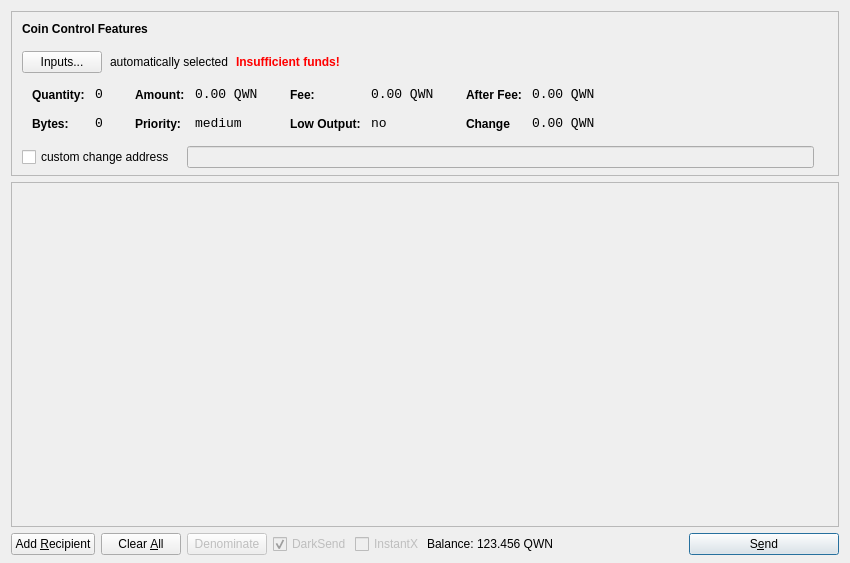
<?xml version="1.0" encoding="UTF-8"?>
<ui version="4.0">
 <class>SendCoinsDialog</class>
 <widget class="QDialog" name="SendCoinsDialog">
  <property name="geometry">
   <rect>
    <x>0</x>
    <y>0</y>
    <width>850</width>
    <height>563</height>
   </rect>
  </property>
  <property name="windowTitle">
   <string>Send Coins</string>
  </property>
  <layout class="QVBoxLayout" name="verticalLayout" stretch="0,1,0">
   <property name="bottomMargin">
    <number>8</number>
   </property>
   <item>
    <widget class="QFrame" name="frameCoinControl">
     <property name="sizePolicy">
      <sizepolicy hsizetype="Expanding" vsizetype="Expanding">
       <horstretch>0</horstretch>
       <verstretch>0</verstretch>
      </sizepolicy>
     </property>
     <property name="maximumSize">
      <size>
       <width>16777215</width>
       <height>16777215</height>
      </size>
     </property>
     <property name="frameShape">
      <enum>QFrame::StyledPanel</enum>
     </property>
     <property name="frameShadow">
      <enum>QFrame::Sunken</enum>
     </property>
     <layout class="QVBoxLayout" name="verticalLayoutCoinControl2">
      <property name="spacing">
       <number>6</number>
      </property>
      <property name="leftMargin">
       <number>0</number>
      </property>
      <property name="topMargin">
       <number>0</number>
      </property>
      <property name="rightMargin">
       <number>0</number>
      </property>
      <property name="bottomMargin">
       <number>6</number>
      </property>
      <item>
       <layout class="QVBoxLayout" name="verticalLayoutCoinControl" stretch="0,0,0,0,1">
        <property name="spacing">
         <number>0</number>
        </property>
        <property name="leftMargin">
         <number>10</number>
        </property>
        <property name="topMargin">
         <number>10</number>
        </property>
        <item>
         <layout class="QHBoxLayout" name="horizontalLayoutCoinControl1">
          <property name="bottomMargin">
           <number>15</number>
          </property>
          <item>
           <widget class="QLabel" name="labelCoinControlFeatures">
            <property name="sizePolicy">
             <sizepolicy hsizetype="Preferred" vsizetype="Maximum">
              <horstretch>0</horstretch>
              <verstretch>0</verstretch>
             </sizepolicy>
            </property>
            <property name="font">
             <font>
              <weight>75</weight>
              <bold>true</bold>
             </font>
            </property>
            <property name="styleSheet">
             <string notr="true">font-weight:bold;</string>
            </property>
            <property name="text">
             <string>Coin Control Features</string>
            </property>
           </widget>
          </item>
         </layout>
        </item>
        <item>
         <layout class="QHBoxLayout" name="horizontalLayoutCoinControl2" stretch="0,0,0,0">
          <property name="spacing">
           <number>8</number>
          </property>
          <property name="bottomMargin">
           <number>10</number>
          </property>
          <item>
           <widget class="QPushButton" name="pushButtonCoinControl">
            <property name="styleSheet">
             <string notr="true"/>
            </property>
            <property name="text">
             <string>Inputs...</string>
            </property>
           </widget>
          </item>
          <item>
           <widget class="QLabel" name="labelCoinControlAutomaticallySelected">
            <property name="text">
             <string>automatically selected</string>
            </property>
            <property name="margin">
             <number>5</number>
            </property>
           </widget>
          </item>
          <item>
           <widget class="QLabel" name="labelCoinControlInsuffFunds">
            <property name="font">
             <font>
              <weight>75</weight>
              <bold>true</bold>
             </font>
            </property>
            <property name="styleSheet">
             <string notr="true">color:red;font-weight:bold;</string>
            </property>
            <property name="text">
             <string>Insufficient funds!</string>
            </property>
            <property name="margin">
             <number>5</number>
            </property>
           </widget>
          </item>
          <item>
           <spacer name="horizontalSpacerCoinControl">
            <property name="orientation">
             <enum>Qt::Horizontal</enum>
            </property>
            <property name="sizeHint" stdset="0">
             <size>
              <width>40</width>
              <height>1</height>
             </size>
            </property>
           </spacer>
          </item>
         </layout>
        </item>
        <item>
         <widget class="QWidget" name="widgetCoinControl" native="true">
          <property name="sizePolicy">
           <sizepolicy hsizetype="Preferred" vsizetype="Preferred">
            <horstretch>0</horstretch>
            <verstretch>0</verstretch>
           </sizepolicy>
          </property>
          <property name="minimumSize">
           <size>
            <width>0</width>
            <height>0</height>
           </size>
          </property>
          <property name="styleSheet">
           <string notr="true"/>
          </property>
          <layout class="QHBoxLayout" name="horizontalLayoutCoinControl5">
           <property name="margin">
            <number>0</number>
           </property>
           <item>
            <layout class="QHBoxLayout" name="horizontalLayoutCoinControl3" stretch="0,0,0,1">
             <property name="spacing">
              <number>20</number>
             </property>
             <property name="topMargin">
              <number>0</number>
             </property>
             <property name="bottomMargin">
              <number>10</number>
             </property>
             <item>
              <layout class="QFormLayout" name="formLayoutCoinControl1">
               <property name="horizontalSpacing">
                <number>10</number>
               </property>
               <property name="verticalSpacing">
                <number>14</number>
               </property>
               <property name="leftMargin">
                <number>10</number>
               </property>
               <property name="topMargin">
                <number>4</number>
               </property>
               <property name="rightMargin">
                <number>6</number>
               </property>
               <item row="0" column="0">
                <widget class="QLabel" name="labelCoinControlQuantityText">
                 <property name="styleSheet">
                  <string notr="true">font-weight:bold;</string>
                 </property>
                 <property name="text">
                  <string>Quantity:</string>
                 </property>
                 <property name="margin">
                  <number>0</number>
                 </property>
                </widget>
               </item>
               <item row="0" column="1">
                <widget class="QLabel" name="labelCoinControlQuantity">
                 <property name="font">
                  <font>
                   <family>Monospace</family>
                   <pointsize>10</pointsize>
                  </font>
                 </property>
                 <property name="cursor">
                  <cursorShape>IBeamCursor</cursorShape>
                 </property>
                 <property name="contextMenuPolicy">
                  <enum>Qt::ActionsContextMenu</enum>
                 </property>
                 <property name="text">
                  <string>0</string>
                 </property>
                 <property name="margin">
                  <number>0</number>
                 </property>
                 <property name="textInteractionFlags">
                  <set>Qt::LinksAccessibleByMouse|Qt::TextSelectableByKeyboard|Qt::TextSelectableByMouse</set>
                 </property>
                </widget>
               </item>
               <item row="1" column="0">
                <widget class="QLabel" name="labelCoinControlBytesText">
                 <property name="styleSheet">
                  <string notr="true">font-weight:bold;</string>
                 </property>
                 <property name="text">
                  <string>Bytes:</string>
                 </property>
                </widget>
               </item>
               <item row="1" column="1">
                <widget class="QLabel" name="labelCoinControlBytes">
                 <property name="font">
                  <font>
                   <family>Monospace</family>
                   <pointsize>10</pointsize>
                  </font>
                 </property>
                 <property name="cursor">
                  <cursorShape>IBeamCursor</cursorShape>
                 </property>
                 <property name="contextMenuPolicy">
                  <enum>Qt::ActionsContextMenu</enum>
                 </property>
                 <property name="text">
                  <string>0</string>
                 </property>
                 <property name="textInteractionFlags">
                  <set>Qt::LinksAccessibleByMouse|Qt::TextSelectableByKeyboard|Qt::TextSelectableByMouse</set>
                 </property>
                </widget>
               </item>
              </layout>
             </item>
             <item>
              <layout class="QFormLayout" name="formLayoutCoinControl2">
               <property name="horizontalSpacing">
                <number>10</number>
               </property>
               <property name="verticalSpacing">
                <number>14</number>
               </property>
               <property name="leftMargin">
                <number>6</number>
               </property>
               <property name="topMargin">
                <number>4</number>
               </property>
               <property name="rightMargin">
                <number>6</number>
               </property>
               <item row="0" column="0">
                <widget class="QLabel" name="labelCoinControlAmountText">
                 <property name="styleSheet">
                  <string notr="true">font-weight:bold;</string>
                 </property>
                 <property name="text">
                  <string>Amount:</string>
                 </property>
                 <property name="margin">
                  <number>0</number>
                 </property>
                </widget>
               </item>
               <item row="0" column="1">
                <widget class="QLabel" name="labelCoinControlAmount">
                 <property name="font">
                  <font>
                   <family>Monospace</family>
                   <pointsize>10</pointsize>
                  </font>
                 </property>
                 <property name="cursor">
                  <cursorShape>IBeamCursor</cursorShape>
                 </property>
                 <property name="contextMenuPolicy">
                  <enum>Qt::ActionsContextMenu</enum>
                 </property>
                 <property name="text">
                  <string>0.00 QWN</string>
                 </property>
                 <property name="textInteractionFlags">
                  <set>Qt::LinksAccessibleByMouse|Qt::TextSelectableByKeyboard|Qt::TextSelectableByMouse</set>
                 </property>
                </widget>
               </item>
               <item row="1" column="0">
                <widget class="QLabel" name="labelCoinControlPriorityText">
                 <property name="styleSheet">
                  <string notr="true">font-weight:bold;</string>
                 </property>
                 <property name="text">
                  <string>Priority:</string>
                 </property>
                </widget>
               </item>
               <item row="1" column="1">
                <widget class="QLabel" name="labelCoinControlPriority">
                 <property name="font">
                  <font>
                   <family>Monospace</family>
                   <pointsize>10</pointsize>
                  </font>
                 </property>
                 <property name="cursor">
                  <cursorShape>IBeamCursor</cursorShape>
                 </property>
                 <property name="contextMenuPolicy">
                  <enum>Qt::ActionsContextMenu</enum>
                 </property>
                 <property name="text">
                  <string>medium</string>
                 </property>
                 <property name="textInteractionFlags">
                  <set>Qt::LinksAccessibleByMouse|Qt::TextSelectableByKeyboard|Qt::TextSelectableByMouse</set>
                 </property>
                </widget>
               </item>
              </layout>
             </item>
             <item>
              <layout class="QFormLayout" name="formLayoutCoinControl3">
               <property name="horizontalSpacing">
                <number>10</number>
               </property>
               <property name="verticalSpacing">
                <number>14</number>
               </property>
               <property name="leftMargin">
                <number>6</number>
               </property>
               <property name="topMargin">
                <number>4</number>
               </property>
               <property name="rightMargin">
                <number>6</number>
               </property>
               <item row="0" column="0">
                <widget class="QLabel" name="labelCoinControlFeeText">
                 <property name="styleSheet">
                  <string notr="true">font-weight:bold;</string>
                 </property>
                 <property name="text">
                  <string>Fee:</string>
                 </property>
                 <property name="margin">
                  <number>0</number>
                 </property>
                </widget>
               </item>
               <item row="0" column="1">
                <widget class="QLabel" name="labelCoinControlFee">
                 <property name="font">
                  <font>
                   <family>Monospace</family>
                   <pointsize>10</pointsize>
                  </font>
                 </property>
                 <property name="cursor">
                  <cursorShape>IBeamCursor</cursorShape>
                 </property>
                 <property name="contextMenuPolicy">
                  <enum>Qt::ActionsContextMenu</enum>
                 </property>
                 <property name="text">
                  <string>0.00 QWN</string>
                 </property>
                 <property name="textInteractionFlags">
                  <set>Qt::LinksAccessibleByMouse|Qt::TextSelectableByKeyboard|Qt::TextSelectableByMouse</set>
                 </property>
                </widget>
               </item>
               <item row="1" column="0">
                <widget class="QLabel" name="labelCoinControlLowOutputText">
                 <property name="styleSheet">
                  <string notr="true">font-weight:bold;</string>
                 </property>
                 <property name="text">
                  <string>Low Output:</string>
                 </property>
                </widget>
               </item>
               <item row="1" column="1">
                <widget class="QLabel" name="labelCoinControlLowOutput">
                 <property name="font">
                  <font>
                   <family>Monospace</family>
                   <pointsize>10</pointsize>
                  </font>
                 </property>
                 <property name="cursor">
                  <cursorShape>IBeamCursor</cursorShape>
                 </property>
                 <property name="contextMenuPolicy">
                  <enum>Qt::ActionsContextMenu</enum>
                 </property>
                 <property name="text">
                  <string>no</string>
                 </property>
                 <property name="textInteractionFlags">
                  <set>Qt::LinksAccessibleByMouse|Qt::TextSelectableByKeyboard|Qt::TextSelectableByMouse</set>
                 </property>
                </widget>
               </item>
              </layout>
             </item>
             <item>
              <layout class="QFormLayout" name="formLayoutCoinControl4">
               <property name="horizontalSpacing">
                <number>10</number>
               </property>
               <property name="verticalSpacing">
                <number>14</number>
               </property>
               <property name="leftMargin">
                <number>6</number>
               </property>
               <property name="topMargin">
                <number>4</number>
               </property>
               <property name="rightMargin">
                <number>6</number>
               </property>
               <item row="0" column="0">
                <widget class="QLabel" name="labelCoinControlAfterFeeText">
                 <property name="styleSheet">
                  <string notr="true">font-weight:bold;</string>
                 </property>
                 <property name="text">
                  <string>After Fee:</string>
                 </property>
                 <property name="margin">
                  <number>0</number>
                 </property>
                </widget>
               </item>
               <item row="0" column="1">
                <widget class="QLabel" name="labelCoinControlAfterFee">
                 <property name="font">
                  <font>
                   <family>Monospace</family>
                   <pointsize>10</pointsize>
                  </font>
                 </property>
                 <property name="cursor">
                  <cursorShape>IBeamCursor</cursorShape>
                 </property>
                 <property name="contextMenuPolicy">
                  <enum>Qt::ActionsContextMenu</enum>
                 </property>
                 <property name="text">
                  <string>0.00 QWN</string>
                 </property>
                 <property name="textInteractionFlags">
                  <set>Qt::LinksAccessibleByMouse|Qt::TextSelectableByKeyboard|Qt::TextSelectableByMouse</set>
                 </property>
                </widget>
               </item>
               <item row="1" column="0">
                <widget class="QLabel" name="labelCoinControlChangeText">
                 <property name="styleSheet">
                  <string notr="true">font-weight:bold;</string>
                 </property>
                 <property name="text">
                  <string>Change</string>
                 </property>
                </widget>
               </item>
               <item row="1" column="1">
                <widget class="QLabel" name="labelCoinControlChange">
                 <property name="font">
                  <font>
                   <family>Monospace</family>
                   <pointsize>10</pointsize>
                  </font>
                 </property>
                 <property name="cursor">
                  <cursorShape>IBeamCursor</cursorShape>
                 </property>
                 <property name="contextMenuPolicy">
                  <enum>Qt::ActionsContextMenu</enum>
                 </property>
                 <property name="text">
                  <string>0.00 QWN</string>
                 </property>
                 <property name="textInteractionFlags">
                  <set>Qt::LinksAccessibleByMouse|Qt::TextSelectableByKeyboard|Qt::TextSelectableByMouse</set>
                 </property>
                </widget>
               </item>
              </layout>
             </item>
            </layout>
           </item>
          </layout>
         </widget>
        </item>
        <item>
         <layout class="QHBoxLayout" name="horizontalLayoutCoinControl4" stretch="0,0,0">
          <property name="spacing">
           <number>12</number>
          </property>
          <property name="sizeConstraint">
           <enum>QLayout::SetDefaultConstraint</enum>
          </property>
          <property name="topMargin">
           <number>5</number>
          </property>
          <property name="rightMargin">
           <number>5</number>
          </property>
          <item>
           <widget class="QCheckBox" name="checkBoxCoinControlChange">
            <property name="text">
             <string>custom change address</string>
            </property>
           </widget>
          </item>
          <item>
           <widget class="QLineEdit" name="lineEditCoinControlChange">
            <property name="enabled">
             <bool>false</bool>
            </property>
            <property name="sizePolicy">
             <sizepolicy hsizetype="Expanding" vsizetype="Fixed">
              <horstretch>0</horstretch>
              <verstretch>0</verstretch>
             </sizepolicy>
            </property>
           </widget>
          </item>
          <item>
           <widget class="QLabel" name="labelCoinControlChangeLabel">
            <property name="sizePolicy">
             <sizepolicy hsizetype="Preferred" vsizetype="Expanding">
              <horstretch>0</horstretch>
              <verstretch>0</verstretch>
             </sizepolicy>
            </property>
            <property name="minimumSize">
             <size>
              <width>0</width>
              <height>0</height>
             </size>
            </property>
            <property name="text">
             <string/>
            </property>
            <property name="margin">
             <number>3</number>
            </property>
           </widget>
          </item>
         </layout>
        </item>
        <item>
         <spacer name="verticalSpacerCoinControl">
          <property name="orientation">
           <enum>Qt::Vertical</enum>
          </property>
          <property name="sizeHint" stdset="0">
           <size>
            <width>800</width>
            <height>1</height>
           </size>
          </property>
         </spacer>
        </item>
       </layout>
      </item>
     </layout>
    </widget>
   </item>
   <item>
    <widget class="QScrollArea" name="scrollArea">
     <property name="widgetResizable">
      <bool>true</bool>
     </property>
     <widget class="QWidget" name="scrollAreaWidgetContents">
      <property name="geometry">
       <rect>
        <x>0</x>
        <y>0</y>
        <width>830</width>
        <height>335</height>
       </rect>
      </property>
      <layout class="QVBoxLayout" name="verticalLayout_2">
       <property name="margin">
        <number>0</number>
       </property>
       <item>
        <layout class="QVBoxLayout" name="entries">
         <property name="spacing">
          <number>6</number>
         </property>
        </layout>
       </item>
       <item>
        <spacer name="verticalSpacer">
         <property name="orientation">
          <enum>Qt::Vertical</enum>
         </property>
         <property name="sizeHint" stdset="0">
          <size>
           <width>20</width>
           <height>40</height>
          </size>
         </property>
        </spacer>
       </item>
      </layout>
     </widget>
    </widget>
   </item>
   <item>
    <layout class="QHBoxLayout" name="horizontalLayout">
     <item>
      <widget class="QPushButton" name="addButton">
       <property name="toolTip">
        <string>Send to multiple recipients at once</string>
       </property>
       <property name="text">
        <string>Add &amp;Recipient</string>
       </property>
       <property name="icon">
        <iconset resource="../bitcoin.qrc">
         <normaloff>:/icons/add</normaloff>:/icons/add</iconset>
       </property>
       <property name="autoDefault">
        <bool>false</bool>
       </property>
      </widget>
     </item>
     <item>
      <widget class="QPushButton" name="clearButton">
       <property name="sizePolicy">
        <sizepolicy hsizetype="Minimum" vsizetype="Fixed">
         <horstretch>0</horstretch>
         <verstretch>0</verstretch>
        </sizepolicy>
       </property>
       <property name="toolTip">
        <string>Remove all transaction fields</string>
       </property>
       <property name="text">
        <string>Clear &amp;All</string>
       </property>
       <property name="icon">
        <iconset resource="../bitcoin.qrc">
         <normaloff>:/icons/remove</normaloff>:/icons/remove</iconset>
       </property>
       <property name="autoRepeatDelay">
        <number>300</number>
       </property>
       <property name="autoDefault">
        <bool>false</bool>
       </property>
      </widget>
     </item>
     <item>
      <widget class="QPushButton" name="denominateButton">
       <property name="enabled">
        <bool>false</bool>
       </property>
       <property name="sizePolicy">
        <sizepolicy hsizetype="Minimum" vsizetype="Fixed">
         <horstretch>0</horstretch>
         <verstretch>0</verstretch>
        </sizepolicy>
       </property>
       <property name="toolTip">
        <string>Create inputs compatible with DarkSend</string>
       </property>
       <property name="text">
        <string>Denominate</string>
       </property>
       <property name="icon">
        <iconset resource="../bitcoin.qrc">
         <normaloff>:/icons/denominate</normaloff>:/icons/denominate</iconset>
       </property>
       <property name="autoRepeatDelay">
        <number>300</number>
       </property>
       <property name="autoDefault">
        <bool>false</bool>
       </property>
      </widget>
     </item>
     <item>
      <layout class="QHBoxLayout" name="horizontalLayout_2">
       <property name="spacing">
        <number>3</number>
       </property>
       <item>
        <widget class="QCheckBox" name="checkUseDarksend">
         <property name="enabled">
          <bool>false</bool>
         </property>
         <property name="text">
          <string>DarkSend</string>
         </property>
         <property name="checked">
          <bool>true</bool>
         </property>
        </widget>
       </item>
       <item>
        <widget class="QCheckBox" name="checkInstantX">
         <property name="enabled">
          <bool>false</bool>
         </property>
         <property name="text">
          <string>InstantX</string>
         </property>
        </widget>
       </item>
       <item>
        <widget class="QLabel" name="label">
         <property name="sizePolicy">
          <sizepolicy hsizetype="Preferred" vsizetype="Fixed">
           <horstretch>0</horstretch>
           <verstretch>0</verstretch>
          </sizepolicy>
         </property>
         <property name="text">
          <string>Balance:</string>
         </property>
        </widget>
       </item>
       <item>
        <widget class="QLabel" name="labelBalance">
         <property name="sizePolicy">
          <sizepolicy hsizetype="Preferred" vsizetype="Fixed">
           <horstretch>0</horstretch>
           <verstretch>0</verstretch>
          </sizepolicy>
         </property>
         <property name="cursor">
          <cursorShape>IBeamCursor</cursorShape>
         </property>
         <property name="text">
          <string>123.456 QWN</string>
         </property>
         <property name="textInteractionFlags">
          <set>Qt::LinksAccessibleByMouse|Qt::TextSelectableByKeyboard|Qt::TextSelectableByMouse</set>
         </property>
        </widget>
       </item>
      </layout>
     </item>
     <item>
      <spacer name="horizontalSpacer">
       <property name="orientation">
        <enum>Qt::Horizontal</enum>
       </property>
       <property name="sizeHint" stdset="0">
        <size>
         <width>40</width>
         <height>20</height>
        </size>
       </property>
      </spacer>
     </item>
     <item>
      <widget class="QPushButton" name="sendButton">
       <property name="minimumSize">
        <size>
         <width>150</width>
         <height>0</height>
        </size>
       </property>
       <property name="toolTip">
        <string>Confirm the send action</string>
       </property>
       <property name="text">
        <string>S&amp;end</string>
       </property>
       <property name="icon">
        <iconset resource="../bitcoin.qrc">
         <normaloff>:/icons/send</normaloff>:/icons/send</iconset>
       </property>
       <property name="default">
        <bool>true</bool>
       </property>
      </widget>
     </item>
    </layout>
   </item>
  </layout>
 </widget>
 <resources>
  <include location="../bitcoin.qrc"/>
 </resources>
 <connections/>
</ui>
